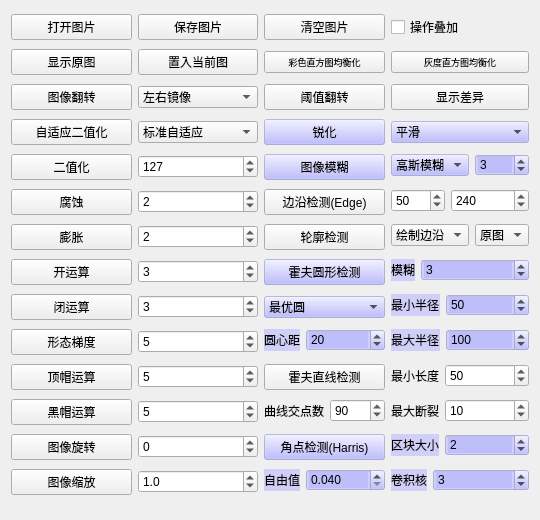
   <widget class="QWidget" name="gridLayoutWidget">
    <property name="geometry">
     <rect>
      <x>660</x>
      <y>10</y>
      <width>540</width>
      <height>520</height>
     </rect>
    </property>
    <layout class="QGridLayout" name="gridLayout_1">
     <item row="10" column="2">
      <widget class="QPushButton" name="pushButton_34">
       <property name="styleSheet">
        <string notr="true"/>
       </property>
       <property name="text">
        <string>轮廓检测</string>
       </property>
      </widget>
     </item>
     <item row="16" column="3">
      <layout class="QFormLayout" name="formLayout_8">
       <item row="0" column="0">
        <widget class="QLabel" name="label_16">
         <property name="styleSheet">
          <string notr="true"/>
         </property>
         <property name="text">
          <string>最大断裂</string>
         </property>
        </widget>
       </item>
       <item row="0" column="1">
        <widget class="QDoubleSpinBox" name="doubleSpinBox_19">
         <property name="styleSheet">
          <string notr="true"/>
         </property>
         <property name="accelerated">
          <bool>true</bool>
         </property>
         <property name="decimals">
          <number>0</number>
         </property>
         <property name="minimum">
          <double>0.000000000000000</double>
         </property>
         <property name="maximum">
          <double>200.000000000000000</double>
         </property>
         <property name="singleStep">
          <double>1.000000000000000</double>
         </property>
         <property name="value">
          <double>10.000000000000000</double>
         </property>
        </widget>
       </item>
      </layout>
     </item>
     <item row="8" column="3">
      <layout class="QFormLayout" name="formLayout">
       <item row="0" column="0">
        <widget class="QDoubleSpinBox" name="doubleSpinBox_11">
         <property name="styleSheet">
          <string notr="true"/>
         </property>
         <property name="accelerated">
          <bool>true</bool>
         </property>
         <property name="decimals">
          <number>0</number>
         </property>
         <property name="maximum">
          <double>1000.000000000000000</double>
         </property>
         <property name="singleStep">
          <double>1.000000000000000</double>
         </property>
         <property name="value">
          <double>50.000000000000000</double>
         </property>
        </widget>
       </item>
       <item row="0" column="1">
        <widget class="QDoubleSpinBox" name="doubleSpinBox_12">
         <property name="styleSheet">
          <string notr="true"/>
         </property>
         <property name="accelerated">
          <bool>true</bool>
         </property>
         <property name="decimals">
          <number>0</number>
         </property>
         <property name="maximum">
          <double>1000.000000000000000</double>
         </property>
         <property name="singleStep">
          <double>1.000000000000000</double>
         </property>
         <property name="value">
          <double>240.000000000000000</double>
         </property>
        </widget>
       </item>
      </layout>
     </item>
     <item row="6" column="2">
      <widget class="QPushButton" name="pushButton_32">
       <property name="styleSheet">
        <string notr="true">background-color: rgba(170, 170, 255, 120);
</string>
       </property>
       <property name="text">
        <string>图像模糊</string>
       </property>
      </widget>
     </item>
     <item row="11" column="2">
      <widget class="QPushButton" name="pushButton_35">
       <property name="styleSheet">
        <string notr="true">background-color: rgba(170, 170, 255, 120);
</string>
       </property>
       <property name="text">
        <string>霍夫圆形检测</string>
       </property>
      </widget>
     </item>
     <item row="6" column="1">
      <widget class="QDoubleSpinBox" name="doubleSpinBox_0">
       <property name="accelerated">
        <bool>true</bool>
       </property>
       <property name="decimals">
        <number>0</number>
       </property>
       <property name="maximum">
        <double>255.000000000000000</double>
       </property>
       <property name="singleStep">
        <double>1.000000000000000</double>
       </property>
       <property name="value">
        <double>127.000000000000000</double>
       </property>
      </widget>
     </item>
     <item row="13" column="3">
      <layout class="QFormLayout" name="formLayout_4">
       <item row="0" column="1">
        <widget class="QDoubleSpinBox" name="doubleSpinBox_16">
         <property name="styleSheet">
          <string notr="true">background-color: rgba(170, 170, 255, 120);
</string>
         </property>
         <property name="accelerated">
          <bool>true</bool>
         </property>
         <property name="decimals">
          <number>0</number>
         </property>
         <property name="minimum">
          <double>0.000000000000000</double>
         </property>
         <property name="maximum">
          <double>10000.000000000000000</double>
         </property>
         <property name="singleStep">
          <double>1.000000000000000</double>
         </property>
         <property name="value">
          <double>100.000000000000000</double>
         </property>
        </widget>
       </item>
       <item row="0" column="0">
        <widget class="QLabel" name="label_12">
         <property name="styleSheet">
          <string notr="true">background-color: rgba(170, 170, 255, 120);
</string>
         </property>
         <property name="text">
          <string>最大半径</string>
         </property>
        </widget>
       </item>
      </layout>
     </item>
     <item row="6" column="0">
      <widget class="QPushButton" name="pushButton_16">
       <property name="text">
        <string>二值化</string>
       </property>
      </widget>
     </item>
     <item row="11" column="3">
      <layout class="QFormLayout" name="formLayout_3">
       <item row="0" column="0">
        <widget class="QLabel" name="label_11">
         <property name="styleSheet">
          <string notr="true">background-color: rgba(170, 170, 255, 120);
</string>
         </property>
         <property name="text">
          <string>模糊</string>
         </property>
        </widget>
       </item>
       <item row="0" column="1">
        <widget class="QDoubleSpinBox" name="doubleSpinBox_13">
         <property name="styleSheet">
          <string notr="true">background-color: rgba(170, 170, 255, 120);
</string>
         </property>
         <property name="accelerated">
          <bool>true</bool>
         </property>
         <property name="decimals">
          <number>0</number>
         </property>
         <property name="minimum">
          <double>1.000000000000000</double>
         </property>
         <property name="maximum">
          <double>49.000000000000000</double>
         </property>
         <property name="singleStep">
          <double>2.000000000000000</double>
         </property>
         <property name="value">
          <double>3.000000000000000</double>
         </property>
        </widget>
       </item>
      </layout>
     </item>
     <item row="18" column="3">
      <layout class="QFormLayout" name="formLayout_10">
       <item row="0" column="0">
        <widget class="QLabel" name="label_20">
         <property name="styleSheet">
          <string notr="true">background-color: rgba(170, 170, 255, 120);
</string>
         </property>
         <property name="text">
          <string>区块大小</string>
         </property>
        </widget>
       </item>
       <item row="0" column="1">
        <widget class="QDoubleSpinBox" name="doubleSpinBox_20">
         <property name="styleSheet">
          <string notr="true">background-color: rgba(170, 170, 255, 120);
</string>
         </property>
         <property name="accelerated">
          <bool>true</bool>
         </property>
         <property name="decimals">
          <number>0</number>
         </property>
         <property name="minimum">
          <double>1.000000000000000</double>
         </property>
         <property name="maximum">
          <double>50.000000000000000</double>
         </property>
         <property name="singleStep">
          <double>1.000000000000000</double>
         </property>
         <property name="value">
          <double>2.000000000000000</double>
         </property>
        </widget>
       </item>
      </layout>
     </item>
     <item row="19" column="2">
      <layout class="QFormLayout" name="formLayout_9">
       <item row="0" column="0">
        <widget class="QLabel" name="label_17">
         <property name="styleSheet">
          <string notr="true">background-color: rgba(170, 170, 255, 120);
</string>
         </property>
         <property name="text">
          <string>自由值</string>
         </property>
        </widget>
       </item>
       <item row="0" column="1">
        <widget class="QDoubleSpinBox" name="doubleSpinBox_21">
         <property name="styleSheet">
          <string notr="true">background-color: rgba(170, 170, 255, 120);
</string>
         </property>
         <property name="accelerated">
          <bool>true</bool>
         </property>
         <property name="decimals">
          <number>3</number>
         </property>
         <property name="minimum">
          <double>0.040000000000000</double>
         </property>
         <property name="maximum">
          <double>0.060000000000000</double>
         </property>
         <property name="singleStep">
          <double>0.001000000000000</double>
         </property>
         <property name="value">
          <double>0.040000000000000</double>
         </property>
        </widget>
       </item>
      </layout>
     </item>
     <item row="12" column="3">
      <layout class="QFormLayout" name="formLayout_5">
       <item row="0" column="1">
        <widget class="QDoubleSpinBox" name="doubleSpinBox_14">
         <property name="styleSheet">
          <string notr="true">background-color: rgba(170, 170, 255, 120);
</string>
         </property>
         <property name="accelerated">
          <bool>true</bool>
         </property>
         <property name="decimals">
          <number>0</number>
         </property>
         <property name="minimum">
          <double>0.000000000000000</double>
         </property>
         <property name="maximum">
          <double>10000.000000000000000</double>
         </property>
         <property name="singleStep">
          <double>1.000000000000000</double>
         </property>
         <property name="value">
          <double>50.000000000000000</double>
         </property>
        </widget>
       </item>
       <item row="0" column="0">
        <widget class="QLabel" name="label_13">
         <property name="styleSheet">
          <string notr="true">background-color: rgba(170, 170, 255, 120);
</string>
         </property>
         <property name="text">
          <string>最小半径</string>
         </property>
        </widget>
       </item>
      </layout>
     </item>
     <item row="6" column="3">
      <layout class="QFormLayout" name="formLayout_2">
       <item row="0" column="0">
        <widget class="QComboBox" name="comboBox_4">
         <property name="styleSheet">
          <string notr="true">background-color: rgba(170, 170, 255, 120);
</string>
         </property>
         <property name="currentText">
          <string>高斯模糊</string>
         </property>
         <property name="currentIndex">
          <number>1</number>
         </property>
         <item>
          <property name="text">
           <string>均值模糊</string>
          </property>
         </item>
         <item>
          <property name="text">
           <string>高斯模糊</string>
          </property>
         </item>
         <item>
          <property name="text">
           <string>中值模糊</string>
          </property>
         </item>
        </widget>
       </item>
       <item row="0" column="1">
        <widget class="QDoubleSpinBox" name="doubleSpinBox_10">
         <property name="styleSheet">
          <string notr="true">background-color: rgba(170, 170, 255, 120);
</string>
         </property>
         <property name="accelerated">
          <bool>true</bool>
         </property>
         <property name="decimals">
          <number>0</number>
         </property>
         <property name="minimum">
          <double>1.000000000000000</double>
         </property>
         <property name="maximum">
          <double>49.000000000000000</double>
         </property>
         <property name="singleStep">
          <double>2.000000000000000</double>
         </property>
         <property name="value">
          <double>3.000000000000000</double>
         </property>
        </widget>
       </item>
      </layout>
     </item>
     <item row="14" column="2">
      <widget class="QPushButton" name="pushButton_36">
       <property name="styleSheet">
        <string notr="true"/>
       </property>
       <property name="text">
        <string>霍夫直线检测</string>
       </property>
      </widget>
     </item>
     <item row="0" column="1">
      <widget class="QPushButton" name="pushButton_11">
       <property name="text">
        <string>保存图片</string>
       </property>
      </widget>
     </item>
     <item row="19" column="3">
      <layout class="QFormLayout" name="formLayout_11">
       <item row="0" column="0">
        <widget class="QLabel" name="label_21">
         <property name="styleSheet">
          <string notr="true">background-color: rgba(170, 170, 255, 120);
</string>
         </property>
         <property name="text">
          <string>卷积核</string>
         </property>
        </widget>
       </item>
       <item row="0" column="1">
        <widget class="QDoubleSpinBox" name="doubleSpinBox_22">
         <property name="styleSheet">
          <string notr="true">background-color: rgba(170, 170, 255, 120);
</string>
         </property>
         <property name="accelerated">
          <bool>true</bool>
         </property>
         <property name="decimals">
          <number>0</number>
         </property>
         <property name="minimum">
          <double>1.000000000000000</double>
         </property>
         <property name="maximum">
          <double>31.000000000000000</double>
         </property>
         <property name="singleStep">
          <double>2.000000000000000</double>
         </property>
         <property name="value">
          <double>3.000000000000000</double>
         </property>
        </widget>
       </item>
      </layout>
     </item>
     <item row="14" column="3">
      <layout class="QFormLayout" name="formLayout_7">
       <item row="0" column="0">
        <widget class="QLabel" name="label_15">
         <property name="styleSheet">
          <string notr="true"/>
         </property>
         <property name="text">
          <string>最小长度</string>
         </property>
        </widget>
       </item>
       <item row="0" column="1">
        <widget class="QDoubleSpinBox" name="doubleSpinBox_17">
         <property name="styleSheet">
          <string notr="true"/>
         </property>
         <property name="accelerated">
          <bool>true</bool>
         </property>
         <property name="decimals">
          <number>0</number>
         </property>
         <property name="minimum">
          <double>0.000000000000000</double>
         </property>
         <property name="maximum">
          <double>10000.000000000000000</double>
         </property>
         <property name="singleStep">
          <double>1.000000000000000</double>
         </property>
         <property name="value">
          <double>50.000000000000000</double>
         </property>
        </widget>
       </item>
      </layout>
     </item>
     <item row="12" column="2">
      <widget class="QComboBox" name="comboBox_7">
       <property name="styleSheet">
        <string notr="true">background-color: rgba(170, 170, 255, 120);
</string>
       </property>
       <property name="currentText">
        <string>最优圆</string>
       </property>
       <property name="currentIndex">
        <number>1</number>
       </property>
       <item>
        <property name="text">
         <string>全部圆</string>
        </property>
       </item>
       <item>
        <property name="text">
         <string>最优圆</string>
        </property>
       </item>
       <item>
        <property name="text">
         <string>2个圆</string>
        </property>
       </item>
       <item>
        <property name="text">
         <string>3个圆</string>
        </property>
       </item>
      </widget>
     </item>
     <item row="1" column="0">
      <widget class="QPushButton" name="pushButton_12">
       <property name="text">
        <string>显示原图</string>
       </property>
      </widget>
     </item>
     <item row="0" column="3">
      <widget class="QCheckBox" name="checkBox">
       <property name="tabletTracking">
        <bool>false</bool>
       </property>
       <property name="acceptDrops">
        <bool>false</bool>
       </property>
       <property name="text">
        <string>操作叠加</string>
       </property>
       <property name="checked">
        <bool>false</bool>
       </property>
      </widget>
     </item>
     <item row="0" column="0">
      <widget class="QPushButton" name="pushButton_10">
       <property name="text">
        <string>打开图片</string>
       </property>
      </widget>
     </item>
     <item row="10" column="3">
      <layout class="QFormLayout" name="formLayout_13">
       <item row="0" column="0">
        <widget class="QComboBox" name="comboBox_5">
         <property name="styleSheet">
          <string notr="true"/>
         </property>
         <property name="currentText">
          <string>绘制边沿</string>
         </property>
         <property name="currentIndex">
          <number>0</number>
         </property>
         <item>
          <property name="text">
           <string>绘制边沿</string>
          </property>
         </item>
         <item>
          <property name="text">
           <string>外接矩形</string>
          </property>
         </item>
         <item>
          <property name="text">
           <string>外接椭圆</string>
          </property>
         </item>
         <item>
          <property name="text">
           <string>外接圆</string>
          </property>
         </item>
        </widget>
       </item>
       <item row="0" column="1">
        <widget class="QComboBox" name="comboBox_6">
         <property name="styleSheet">
          <string notr="true"/>
         </property>
         <property name="currentText">
          <string>原图</string>
         </property>
         <property name="currentIndex">
          <number>0</number>
         </property>
         <item>
          <property name="text">
           <string>原图</string>
          </property>
         </item>
         <item>
          <property name="text">
           <string>新图</string>
          </property>
         </item>
        </widget>
       </item>
      </layout>
     </item>
     <item row="0" column="2">
      <widget class="QPushButton" name="pushButton_26">
       <property name="text">
        <string>清空图片</string>
       </property>
      </widget>
     </item>
     <item row="16" column="2">
      <layout class="QFormLayout" name="formLayout_6">
       <item row="0" column="0">
        <widget class="QLabel" name="label_14">
         <property name="styleSheet">
          <string notr="true"/>
         </property>
         <property name="text">
          <string>曲线交点数</string>
         </property>
        </widget>
       </item>
       <item row="0" column="1">
        <widget class="QDoubleSpinBox" name="doubleSpinBox_18">
         <property name="styleSheet">
          <string notr="true"/>
         </property>
         <property name="accelerated">
          <bool>true</bool>
         </property>
         <property name="decimals">
          <number>0</number>
         </property>
         <property name="minimum">
          <double>0.000000000000000</double>
         </property>
         <property name="maximum">
          <double>500.000000000000000</double>
         </property>
         <property name="singleStep">
          <double>1.000000000000000</double>
         </property>
         <property name="value">
          <double>90.000000000000000</double>
         </property>
        </widget>
       </item>
      </layout>
     </item>
     <item row="18" column="2">
      <widget class="QPushButton" name="pushButton_37">
       <property name="styleSheet">
        <string notr="true">background-color: rgba(170, 170, 255, 120);
</string>
       </property>
       <property name="text">
        <string>角点检测(Harris)</string>
       </property>
      </widget>
     </item>
     <item row="1" column="1">
      <widget class="QPushButton" name="pushButton_13">
       <property name="text">
        <string>置入当前图</string>
       </property>
      </widget>
     </item>
     <item row="13" column="2">
      <layout class="QFormLayout" name="formLayout_12">
       <item row="0" column="1">
        <widget class="QDoubleSpinBox" name="doubleSpinBox_15">
         <property name="styleSheet">
          <string notr="true">background-color: rgba(170, 170, 255, 120);
</string>
         </property>
         <property name="accelerated">
          <bool>true</bool>
         </property>
         <property name="decimals">
          <number>0</number>
         </property>
         <property name="minimum">
          <double>0.000000000000000</double>
         </property>
         <property name="maximum">
          <double>200000000.000000000000000</double>
         </property>
         <property name="singleStep">
          <double>1.000000000000000</double>
         </property>
         <property name="value">
          <double>20.000000000000000</double>
         </property>
        </widget>
       </item>
       <item row="0" column="0">
        <widget class="QLabel" name="label_18">
         <property name="styleSheet">
          <string notr="true">background-color: rgba(170, 170, 255, 120);
</string>
         </property>
         <property name="text">
          <string>圆心距</string>
         </property>
        </widget>
       </item>
      </layout>
     </item>
     <item row="4" column="2">
      <widget class="QPushButton" name="pushButton_29">
       <property name="text">
        <string>阈值翻转</string>
       </property>
      </widget>
     </item>
     <item row="4" column="3">
      <widget class="QPushButton" name="pushButton_30">
       <property name="text">
        <string>显示差异</string>
       </property>
      </widget>
     </item>
     <item row="1" column="2">
      <widget class="QPushButton" name="pushButton_27">
       <property name="font">
        <font>
         <pointsize>7</pointsize>
        </font>
       </property>
       <property name="text">
        <string>彩色直方图均衡化</string>
       </property>
      </widget>
     </item>
     <item row="1" column="3">
      <widget class="QPushButton" name="pushButton_28">
       <property name="font">
        <font>
         <pointsize>7</pointsize>
        </font>
       </property>
       <property name="text">
        <string>灰度直方图均衡化</string>
       </property>
      </widget>
     </item>
     <item row="5" column="2">
      <widget class="QPushButton" name="pushButton_31">
       <property name="styleSheet">
        <string notr="true">background-color: rgba(170, 170, 255, 120);
</string>
       </property>
       <property name="text">
        <string>锐化</string>
       </property>
      </widget>
     </item>
     <item row="5" column="3">
      <widget class="QComboBox" name="comboBox_3">
       <property name="styleSheet">
        <string notr="true">background-color: rgba(170, 170, 255, 120);
</string>
       </property>
       <property name="currentText">
        <string>平滑</string>
       </property>
       <property name="currentIndex">
        <number>1</number>
       </property>
       <item>
        <property name="text">
         <string>锐利</string>
        </property>
       </item>
       <item>
        <property name="text">
         <string>平滑</string>
        </property>
       </item>
      </widget>
     </item>
     <item row="8" column="2">
      <widget class="QPushButton" name="pushButton_33">
       <property name="styleSheet">
        <string notr="true"/>
       </property>
       <property name="text">
        <string>边沿检测(Edge)</string>
       </property>
      </widget>
     </item>
     <item row="19" column="1">
      <widget class="QDoubleSpinBox" name="doubleSpinBox_9">
       <property name="accelerated">
        <bool>true</bool>
       </property>
       <property name="decimals">
        <number>1</number>
       </property>
       <property name="minimum">
        <double>0.100000000000000</double>
       </property>
       <property name="maximum">
        <double>10.000000000000000</double>
       </property>
       <property name="singleStep">
        <double>0.100000000000000</double>
       </property>
       <property name="value">
        <double>1.000000000000000</double>
       </property>
      </widget>
     </item>
     <item row="19" column="0">
      <widget class="QPushButton" name="pushButton_25">
       <property name="text">
        <string>图像缩放</string>
       </property>
      </widget>
     </item>
     <item row="18" column="0">
      <widget class="QPushButton" name="pushButton_24">
       <property name="text">
        <string>图像旋转</string>
       </property>
      </widget>
     </item>
     <item row="18" column="1">
      <widget class="QDoubleSpinBox" name="doubleSpinBox_8">
       <property name="accelerated">
        <bool>true</bool>
       </property>
       <property name="decimals">
        <number>0</number>
       </property>
       <property name="minimum">
        <double>-360.000000000000000</double>
       </property>
       <property name="maximum">
        <double>360.000000000000000</double>
       </property>
       <property name="singleStep">
        <double>1.000000000000000</double>
       </property>
       <property name="value">
        <double>0.000000000000000</double>
       </property>
      </widget>
     </item>
     <item row="16" column="0">
      <widget class="QPushButton" name="pushButton_23">
       <property name="text">
        <string>黑帽运算</string>
       </property>
      </widget>
     </item>
     <item row="16" column="1">
      <widget class="QDoubleSpinBox" name="doubleSpinBox_7">
       <property name="accelerated">
        <bool>true</bool>
       </property>
       <property name="decimals">
        <number>0</number>
       </property>
       <property name="minimum">
        <double>1.000000000000000</double>
       </property>
       <property name="maximum">
        <double>1000.000000000000000</double>
       </property>
       <property name="singleStep">
        <double>1.000000000000000</double>
       </property>
       <property name="value">
        <double>5.000000000000000</double>
       </property>
      </widget>
     </item>
     <item row="14" column="1">
      <widget class="QDoubleSpinBox" name="doubleSpinBox_6">
       <property name="accelerated">
        <bool>true</bool>
       </property>
       <property name="decimals">
        <number>0</number>
       </property>
       <property name="minimum">
        <double>1.000000000000000</double>
       </property>
       <property name="maximum">
        <double>1000.000000000000000</double>
       </property>
       <property name="singleStep">
        <double>1.000000000000000</double>
       </property>
       <property name="value">
        <double>5.000000000000000</double>
       </property>
      </widget>
     </item>
     <item row="14" column="0">
      <widget class="QPushButton" name="pushButton_22">
       <property name="text">
        <string>顶帽运算</string>
       </property>
      </widget>
     </item>
     <item row="13" column="0">
      <widget class="QPushButton" name="pushButton_21">
       <property name="text">
        <string>形态梯度</string>
       </property>
      </widget>
     </item>
     <item row="13" column="1">
      <widget class="QDoubleSpinBox" name="doubleSpinBox_5">
       <property name="accelerated">
        <bool>true</bool>
       </property>
       <property name="decimals">
        <number>0</number>
       </property>
       <property name="minimum">
        <double>1.000000000000000</double>
       </property>
       <property name="maximum">
        <double>1000.000000000000000</double>
       </property>
       <property name="singleStep">
        <double>1.000000000000000</double>
       </property>
       <property name="value">
        <double>5.000000000000000</double>
       </property>
      </widget>
     </item>
     <item row="12" column="1">
      <widget class="QDoubleSpinBox" name="doubleSpinBox_4">
       <property name="accelerated">
        <bool>true</bool>
       </property>
       <property name="decimals">
        <number>0</number>
       </property>
       <property name="minimum">
        <double>1.000000000000000</double>
       </property>
       <property name="maximum">
        <double>100.000000000000000</double>
       </property>
       <property name="singleStep">
        <double>1.000000000000000</double>
       </property>
       <property name="value">
        <double>3.000000000000000</double>
       </property>
      </widget>
     </item>
     <item row="12" column="0">
      <widget class="QPushButton" name="pushButton_20">
       <property name="text">
        <string>闭运算</string>
       </property>
      </widget>
     </item>
     <item row="11" column="1">
      <widget class="QDoubleSpinBox" name="doubleSpinBox_3">
       <property name="accelerated">
        <bool>true</bool>
       </property>
       <property name="decimals">
        <number>0</number>
       </property>
       <property name="minimum">
        <double>1.000000000000000</double>
       </property>
       <property name="maximum">
        <double>100.000000000000000</double>
       </property>
       <property name="singleStep">
        <double>1.000000000000000</double>
       </property>
       <property name="value">
        <double>3.000000000000000</double>
       </property>
      </widget>
     </item>
     <item row="11" column="0">
      <widget class="QPushButton" name="pushButton_19">
       <property name="text">
        <string>开运算</string>
       </property>
      </widget>
     </item>
     <item row="10" column="0">
      <widget class="QPushButton" name="pushButton_18">
       <property name="text">
        <string>膨胀</string>
       </property>
      </widget>
     </item>
     <item row="10" column="1">
      <widget class="QDoubleSpinBox" name="doubleSpinBox_2">
       <property name="accelerated">
        <bool>true</bool>
       </property>
       <property name="decimals">
        <number>0</number>
       </property>
       <property name="minimum">
        <double>1.000000000000000</double>
       </property>
       <property name="maximum">
        <double>30.000000000000000</double>
       </property>
       <property name="singleStep">
        <double>1.000000000000000</double>
       </property>
       <property name="value">
        <double>2.000000000000000</double>
       </property>
      </widget>
     </item>
     <item row="8" column="0">
      <widget class="QPushButton" name="pushButton_17">
       <property name="text">
        <string>腐蚀</string>
       </property>
      </widget>
     </item>
     <item row="8" column="1">
      <widget class="QDoubleSpinBox" name="doubleSpinBox_1">
       <property name="accelerated">
        <bool>true</bool>
       </property>
       <property name="decimals">
        <number>0</number>
       </property>
       <property name="minimum">
        <double>1.000000000000000</double>
       </property>
       <property name="maximum">
        <double>30.000000000000000</double>
       </property>
       <property name="singleStep">
        <double>1.000000000000000</double>
       </property>
       <property name="value">
        <double>2.000000000000000</double>
       </property>
      </widget>
     </item>
     <item row="5" column="0">
      <widget class="QPushButton" name="pushButton_15">
       <property name="text">
        <string>自适应二值化</string>
       </property>
      </widget>
     </item>
     <item row="5" column="1">
      <widget class="QComboBox" name="comboBox_2">
       <property name="currentIndex">
        <number>0</number>
       </property>
       <item>
        <property name="text">
         <string>标准自适应</string>
        </property>
       </item>
       <item>
        <property name="text">
         <string>高斯自适应</string>
        </property>
       </item>
       <item>
        <property name="text">
         <string>均值自适应</string>
        </property>
       </item>
      </widget>
     </item>
     <item row="4" column="1">
      <widget class="QComboBox" name="comboBox_1">
       <property name="currentText">
        <string>左右镜像</string>
       </property>
       <property name="currentIndex">
        <number>1</number>
       </property>
       <item>
        <property name="text">
         <string>上下镜像</string>
        </property>
       </item>
       <item>
        <property name="text">
         <string>左右镜像</string>
        </property>
       </item>
      </widget>
     </item>
     <item row="4" column="0">
      <widget class="QPushButton" name="pushButton_14">
       <property name="text">
        <string>图像翻转</string>
       </property>
      </widget>
     </item>
    </layout>
   </widget>
